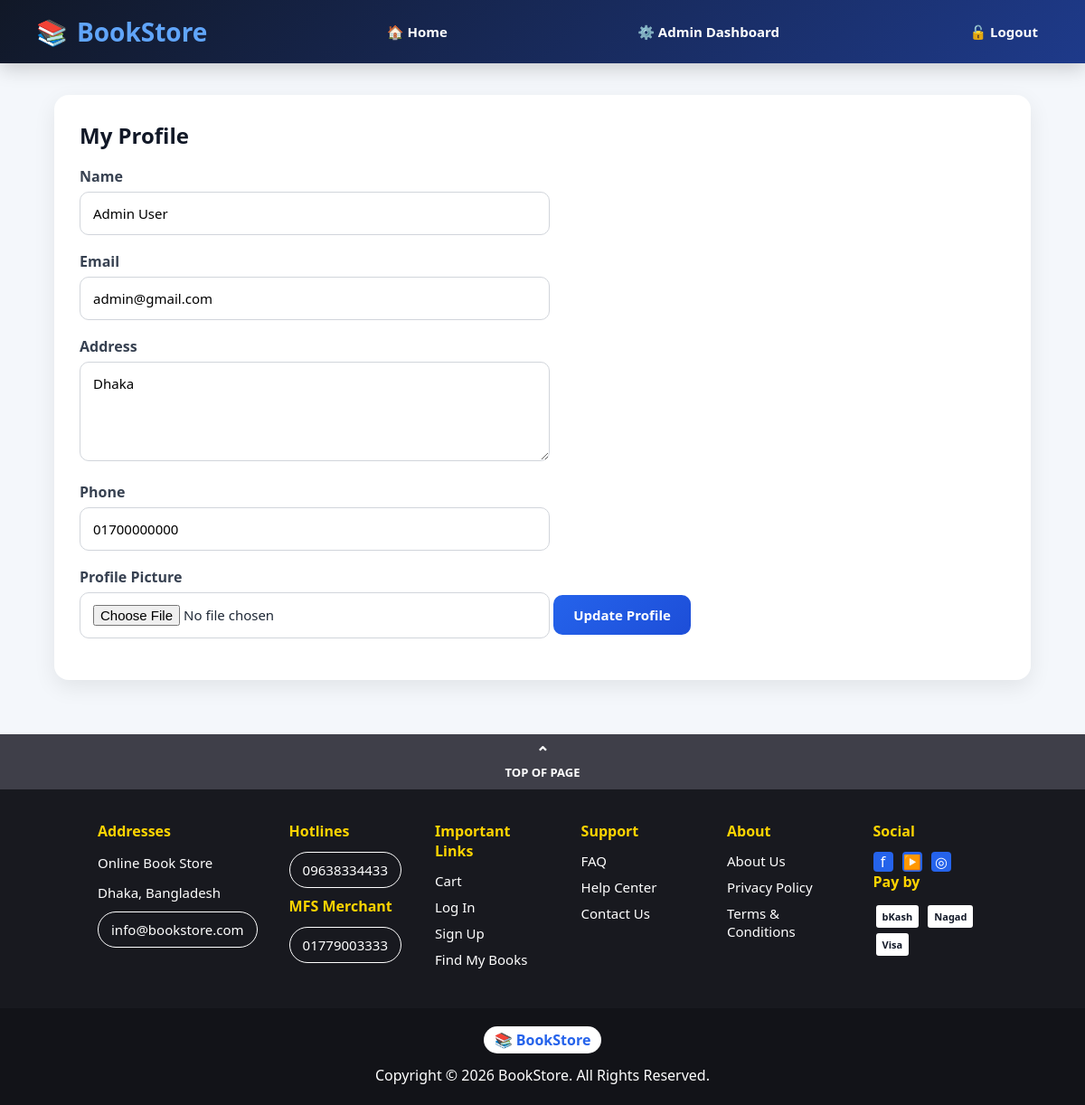
The app's page /views/customer/profile.php (signed in) with its own data.
### tables this page shows
CREATE TABLE users (
id INT AUTO_INCREMENT PRIMARY KEY,
name VARCHAR(100) NOT NULL,
email VARCHAR(120) NOT NULL UNIQUE,
password_hash VARCHAR(255) NOT NULL,
role ENUM('admin', 'customer') NOT NULL DEFAULT 'customer',
profile_picture VARCHAR(255) DEFAULT NULL,
address TEXT,
phone VARCHAR(20),
remember_token VARCHAR(255) DEFAULT NULL,
created_at TIMESTAMP DEFAULT CURRENT_TIMESTAMP
);

### config/helpers.php (called while the page is built, shortened)
<?php
function isAdmin()
{
    return isset($_SESSION['role']) && $_SESSION['role'] === 'admin';
}
?>

### views/customer/profile.php (the view, shortened to what this page needs)
<?php
require_once '../../config/database.php';
require_once '../../config/helpers.php';
$user_id = $_SESSION['user_id'];
$sql = "SELECT * FROM users WHERE id=?";
$stmt = $conn->prepare($sql);
$stmt->bind_param("i", $user_id);
$stmt->execute();
$user = $stmt->get_result()->fetch_assoc();
?>
<!DOCTYPE html>
<html>
<head>
    <link rel="stylesheet" href="../../public/css/style.css">
</head>
<body>
<div class="navbar">
    <div class="logo">
        📚 <span>BookStore</span>
    </div>
    <a href="../../index.php">🏠 Home</a>
    <?php if(isAdmin()): ?>
        <a href="../admin/dashboard.php">⚙️ Admin Dashboard</a>
    <?php endif; ?>
    <a href="/online_book_store/controllers/logoutController.php">🔓 Logout</a>
</div>
<div class="container">
    <div class="card">
        <h2>My Profile</h2>
        <form
            method="POST"
            action="../../controllers/profileController.php"
            enctype="multipart/form-data"
        >
            <label>Name</label>
            <input type="text" name="name" value="<?php echo $user['name']; ?>">
            <label>Email</label>
            <input type="email" name="email" value="<?php echo $user['email']; ?>">
            <label>Address</label>
            <textarea name="address"><?php echo $user['address']; ?></textarea>
            <label>Phone</label>
            <input type="text" name="phone" value="<?php echo $user['phone']; ?>">
            <label>Profile Picture</label>
            <input type="file" name="profile_picture">
            <button type="submit">Update Profile</button>
        </form>
    </div>
</div>
    <?php require_once '../layouts/footer.php'; ?>
</body>
</html>

### public/css/style.css (style rules this page uses)
* { margin:0; padding:0; box-sizing:border-box; font-family:"Segoe UI", Arial, sans-serif; }
body { background:#f4f7fb; color:#1f2937; }
.navbar { background:linear-gradient(135deg,#111827,#1e3a8a); padding:16px 40px; display:flex; align-items:center; justify-content: space-between; gap:22px; flex-wrap:wrap; box-shadow:0 6px 20px rgba(0,0,0,0.18); position:sticky; top:0; z-index:1000; }
.navbar a { color:#ffffff; text-decoration:none; font-size:15px; font-weight:600; padding:8px 12px; border-radius:8px; transition:0.3s; }
.logo { display:flex; align-items:center; gap:10px; color:white; font-size:28px; font-weight:bold; }
.logo span { color:#60a5fa; }
.container { width:90%; max-width:1250px; margin:35px auto; }
h1,h2,h3 { margin-bottom:18px; color:#111827; }
.card { background:white; padding:28px; border-radius:16px; box-shadow:0 8px 24px rgba(0,0,0,0.08); margin-bottom:28px; }
label { font-weight:600; display:block; margin-bottom:6px; color:#374151; }
input, select, textarea { width:100%; max-width:520px; padding:13px 14px; margin-bottom:18px; border:1px solid #d1d5db; border-radius:10px; font-size:15px; outline:none; transition:0.3s; background:#fff; }
textarea { min-height:110px; resize:vertical; }
button { background:linear-gradient(135deg,#2563eb,#1d4ed8); color:white; border:none; padding:12px 22px; border-radius:10px; cursor:pointer; font-size:15px; font-weight:700; transition:0.3s; }

### records on screen
users: name "Admin User", email "admin@gmail.com", address "Dhaka", phone "01700000000"
